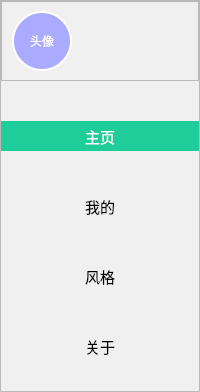
            <widget class="QFrame" name="frame_11">
             <property name="minimumSize">
              <size>
               <width>100</width>
               <height>0</height>
              </size>
             </property>
             <property name="font">
              <font>
               <family>华文新魏</family>
               <pointsize>10</pointsize>
              </font>
             </property>
             <property name="styleSheet">
              <string notr="true">QFrame{background-color: rgb(240, 240, 240);}
QPushButton:hover{background-color:rgb(234,234,234);border-style: outset;}
QPushButton:checked{background-color:rgb(30,205,153);color:rgb(255,255,255);border-style: outset;}
QPushButton{border-style: outset;}
</string>
             </property>
             <property name="frameShape">
              <enum>QFrame::StyledPanel</enum>
             </property>
             <property name="frameShadow">
              <enum>QFrame::Raised</enum>
             </property>
             <layout class="QVBoxLayout" name="verticalLayout_4">
              <property name="spacing">
               <number>0</number>
              </property>
              <property name="leftMargin">
               <number>0</number>
              </property>
              <property name="topMargin">
               <number>0</number>
              </property>
              <property name="rightMargin">
               <number>0</number>
              </property>
              <property name="bottomMargin">
               <number>0</number>
              </property>
              <item>
               <widget class="QFrame" name="frame">
                <property name="minimumSize">
                 <size>
                  <width>0</width>
                  <height>80</height>
                 </size>
                </property>
                <property name="frameShape">
                 <enum>QFrame::StyledPanel</enum>
                </property>
                <property name="frameShadow">
                 <enum>QFrame::Raised</enum>
                </property>
                <layout class="QHBoxLayout" name="horizontalLayout">
                 <property name="spacing">
                  <number>0</number>
                 </property>
                 <property name="leftMargin">
                  <number>0</number>
                 </property>
                 <property name="topMargin">
                  <number>0</number>
                 </property>
                 <property name="rightMargin">
                  <number>0</number>
                 </property>
                 <property name="bottomMargin">
                  <number>0</number>
                 </property>
                 <item>
                  <spacer name="horizontalSpacer_2">
                   <property name="orientation">
                    <enum>Qt::Horizontal</enum>
                   </property>
                   <property name="sizeType">
                    <enum>QSizePolicy::Fixed</enum>
                   </property>
                   <property name="sizeHint" stdset="0">
                    <size>
                     <width>10</width>
                     <height>20</height>
                    </size>
                   </property>
                  </spacer>
                 </item>
                 <item alignment="Qt::AlignLeft">
                  <widget class="QLabel" name="label_2">
                   <property name="sizePolicy">
                    <sizepolicy hsizetype="Fixed" vsizetype="Fixed">
                     <horstretch>0</horstretch>
                     <verstretch>0</verstretch>
                    </sizepolicy>
                   </property>
                   <property name="minimumSize">
                    <size>
                     <width>60</width>
                     <height>60</height>
                    </size>
                   </property>
                   <property name="styleSheet">
                    <string notr="true">background-color: rgb(170, 170, 255);
color: white;
border-radius: 30px;
border: 2px groove white;
border-style: outset;</string>
                   </property>
                   <property name="text">
                    <string>头像</string>
                   </property>
                   <property name="alignment">
                    <set>Qt::AlignCenter</set>
                   </property>
                  </widget>
                 </item>
                 <item>
                  <spacer name="horizontalSpacer_3">
                   <property name="orientation">
                    <enum>Qt::Horizontal</enum>
                   </property>
                   <property name="sizeHint" stdset="0">
                    <size>
                     <width>40</width>
                     <height>20</height>
                    </size>
                   </property>
                  </spacer>
                 </item>
                </layout>
               </widget>
              </item>
              <item>
               <spacer name="verticalSpacer_2">
                <property name="orientation">
                 <enum>Qt::Vertical</enum>
                </property>
                <property name="sizeType">
                 <enum>QSizePolicy::Fixed</enum>
                </property>
                <property name="sizeHint" stdset="0">
                 <size>
                  <width>20</width>
                  <height>40</height>
                 </size>
                </property>
               </spacer>
              </item>
              <item>
               <widget class="QPushButton" name="btn_user_main">
                <property name="minimumSize">
                 <size>
                  <width>0</width>
                  <height>30</height>
                 </size>
                </property>
                <property name="font">
                 <font>
                  <family>华文新魏</family>
                  <pointsize>11</pointsize>
                 </font>
                </property>
                <property name="styleSheet">
                 <string notr="true"/>
                </property>
                <property name="text">
                 <string>主页</string>
                </property>
                <property name="icon">
                 <iconset resource="icon_.qrc">
                  <normaloff>:/btn/icon/blue_octopus.ico</normaloff>:/btn/icon/blue_octopus.ico</iconset>
                </property>
                <property name="checkable">
                 <bool>true</bool>
                </property>
                <property name="checked">
                 <bool>true</bool>
                </property>
                <property name="autoExclusive">
                 <bool>true</bool>
                </property>
               </widget>
              </item>
              <item>
               <spacer name="verticalSpacer_4">
                <property name="orientation">
                 <enum>Qt::Vertical</enum>
                </property>
                <property name="sizeType">
                 <enum>QSizePolicy::Fixed</enum>
                </property>
                <property name="sizeHint" stdset="0">
                 <size>
                  <width>20</width>
                  <height>40</height>
                 </size>
                </property>
               </spacer>
              </item>
              <item>
               <widget class="QPushButton" name="btn_user_mine">
                <property name="minimumSize">
                 <size>
                  <width>0</width>
                  <height>30</height>
                 </size>
                </property>
                <property name="font">
                 <font>
                  <family>华文新魏</family>
                  <pointsize>11</pointsize>
                 </font>
                </property>
                <property name="styleSheet">
                 <string notr="true"/>
                </property>
                <property name="text">
                 <string>我的</string>
                </property>
                <property name="icon">
                 <iconset resource="icon_.qrc">
                  <normaloff>:/btn/icon/blue_octopus.ico</normaloff>:/btn/icon/blue_octopus.ico</iconset>
                </property>
                <property name="checkable">
                 <bool>true</bool>
                </property>
                <property name="autoExclusive">
                 <bool>true</bool>
                </property>
               </widget>
              </item>
              <item>
               <spacer name="verticalSpacer">
                <property name="orientation">
                 <enum>Qt::Vertical</enum>
                </property>
                <property name="sizeType">
                 <enum>QSizePolicy::Fixed</enum>
                </property>
                <property name="sizeHint" stdset="0">
                 <size>
                  <width>20</width>
                  <height>40</height>
                 </size>
                </property>
               </spacer>
              </item>
              <item>
               <widget class="QPushButton" name="btn_user_style">
                <property name="minimumSize">
                 <size>
                  <width>0</width>
                  <height>30</height>
                 </size>
                </property>
                <property name="font">
                 <font>
                  <family>华文新魏</family>
                  <pointsize>11</pointsize>
                 </font>
                </property>
                <property name="styleSheet">
                 <string notr="true"/>
                </property>
                <property name="text">
                 <string>风格</string>
                </property>
                <property name="icon">
                 <iconset resource="icon_.qrc">
                  <normaloff>:/btn/icon/blue_octopus.ico</normaloff>:/btn/icon/blue_octopus.ico</iconset>
                </property>
                <property name="checkable">
                 <bool>true</bool>
                </property>
                <property name="autoExclusive">
                 <bool>true</bool>
                </property>
               </widget>
              </item>
              <item>
               <spacer name="verticalSpacer_3">
                <property name="orientation">
                 <enum>Qt::Vertical</enum>
                </property>
                <property name="sizeType">
                 <enum>QSizePolicy::Fixed</enum>
                </property>
                <property name="sizeHint" stdset="0">
                 <size>
                  <width>20</width>
                  <height>40</height>
                 </size>
                </property>
               </spacer>
              </item>
              <item>
               <widget class="QPushButton" name="btn_user_about">
                <property name="minimumSize">
                 <size>
                  <width>0</width>
                  <height>30</height>
                 </size>
                </property>
                <property name="font">
                 <font>
                  <family>华文新魏</family>
                  <pointsize>11</pointsize>
                 </font>
                </property>
                <property name="styleSheet">
                 <string notr="true"/>
                </property>
                <property name="text">
                 <string>关于</string>
                </property>
                <property name="icon">
                 <iconset resource="icon_.qrc">
                  <normaloff>:/btn/icon/blue_octopus.ico</normaloff>:/btn/icon/blue_octopus.ico</iconset>
                </property>
                <property name="checkable">
                 <bool>true</bool>
                </property>
                <property name="autoExclusive">
                 <bool>true</bool>
                </property>
               </widget>
              </item>
              <item>
               <spacer name="verticalSpacer_5">
                <property name="orientation">
                 <enum>Qt::Vertical</enum>
                </property>
                <property name="sizeType">
                 <enum>QSizePolicy::Expanding</enum>
                </property>
                <property name="sizeHint" stdset="0">
                 <size>
                  <width>20</width>
                  <height>30</height>
                 </size>
                </property>
               </spacer>
              </item>
             </layout>
            </widget>
